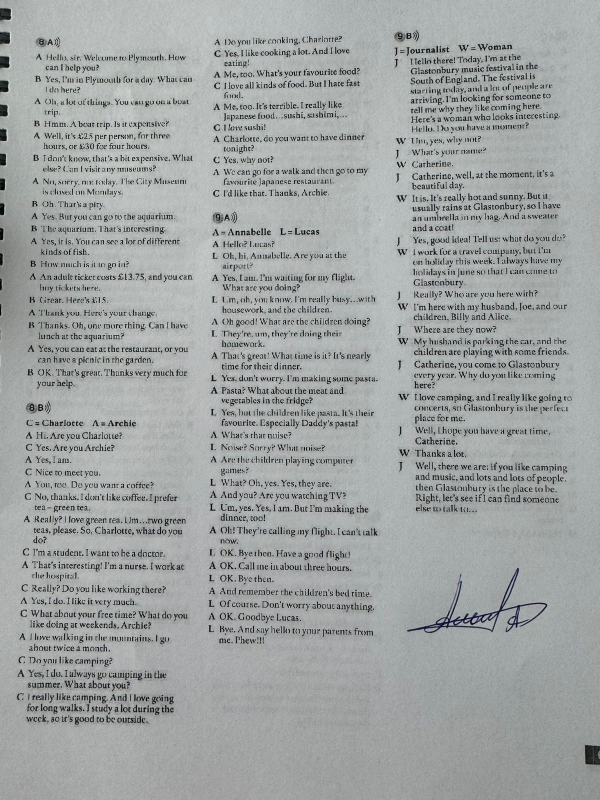
#> input picture task_5/signature_example.png, 1200 x 1600 px, found by its file name (shown at 1/2 size)
$ python detect_signature.py
#> lines starting #> are read from the running program, lines starting #| are printed output that depends on the picture; after the words box and inside, x2 and y2 are one past the last pixel; in counts of white or black regions, pixels touching at a corner belong together
import cv2
import os
import numpy as np

def detect_signature(image_path):
#> called with image_path = 'task_5/task_5/signature_example.png'
    image = cv2.imread(image_path)
#> image is the input picture: shape (1600, 1200, 3); mean B, G, R 163.8, 164.3, 160.5
    if image is None:
        print(f"Error: Unable to open image file: {image_path}")
        return []

    hsv_image = cv2.cvtColor(image, cv2.COLOR_BGR2HSV)
#> hsv_image: shape (1600, 1200, 3); mean H, S, V 83, 8.7, 164.6
    lower_blue = np.array([90, 50, 50])
    upper_blue = np.array([130, 255, 255])

    mask = cv2.inRange(hsv_image, lower_blue, upper_blue)
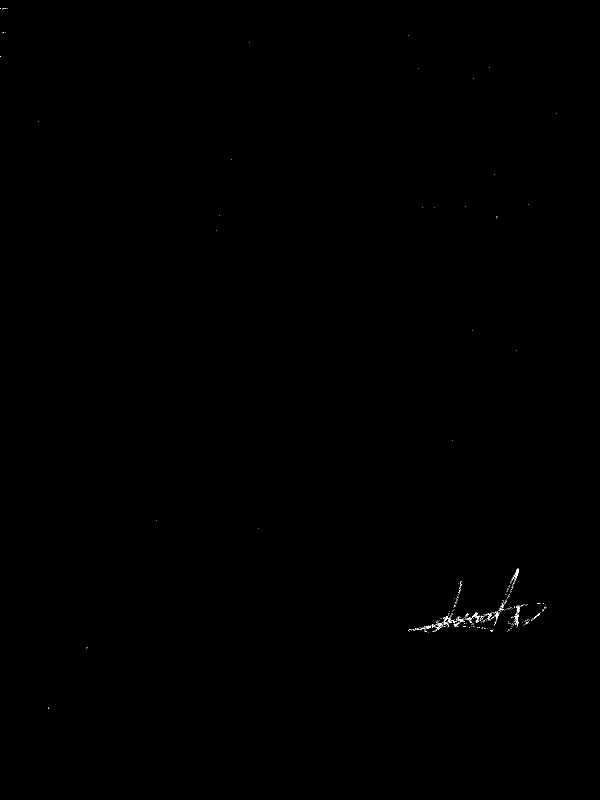
#> mask: shape (1600, 1200) (shown at 1/2 size); 0.07% white in thin lines or dots, all inside (x1, y1, x2, y2) = (0, 17, 1114, 1418)
    kernel = np.ones((5, 5), np.uint8)
    mask = cv2.morphologyEx(mask, cv2.MORPH_CLOSE, kernel)
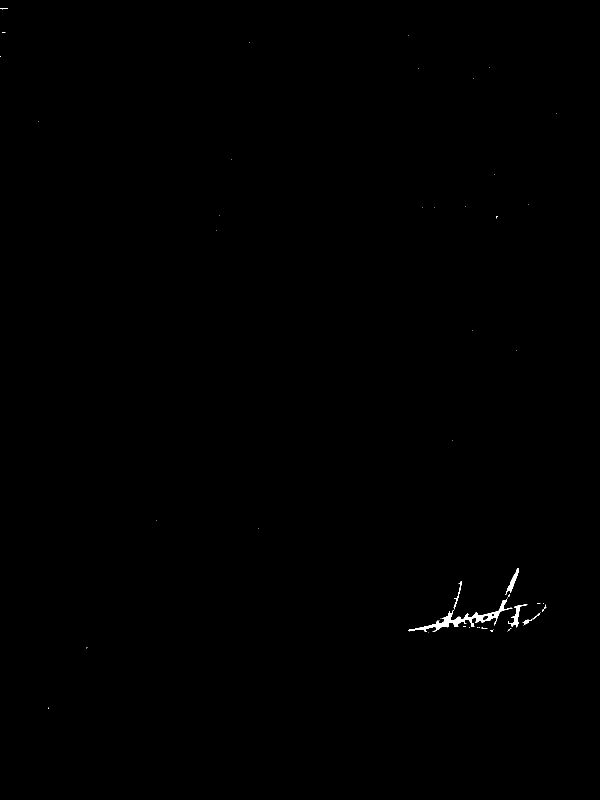
#> mask: shape (1600, 1200) (shown at 1/2 size); 0.17% white; 53 white regions (47 under 20 px)

    contours, _ = cv2.findContours(mask, cv2.RETR_EXTERNAL, cv2.CHAIN_APPROX_SIMPLE)
#> contours = 53 contours, 47 with area under 20; largest, box (x1, y1, x2, y2) and area: (816, 1198, 1025, 1264) 1776, (1010, 1136, 1038, 1189) 302, (1016, 1208, 1055, 1255) 292, (907, 1162, 923, 1219) 78, (1045, 1239, 1064, 1250) 55, (1065, 1226, 1080, 1239) 23

    signatures = []
    for contour in contours:
        x, y, w, h = cv2.boundingRect(contour)
        aspect_ratio = float(w) / h
        if 100 < w < 600 and 30 < h < 200 and 1 < aspect_ratio < 5:
            area = cv2.contourArea(contour)
            if area > 1000:
                signatures.append((x, y, w, h))
#> this loop made 53 passes
#> (x, y, w, h, aspect_ratio, area) on pass 25: (816, 1198, 209, 66, 3.17, 1775.5)
#> (x, y, w, h, aspect_ratio) on passes 3, 4, 5, 7, 9, 14: (856, 1264, 1, 1, 1), (1014, 1263, 1, 1, 1), (980, 1260, 6, 4, 1.5), (986, 1258, 1, 1, 1), (963, 1255, 12, 3, 4), (1046, 1250, 1, 1, 1)
#> after the loop, signatures = [(816, 1198, 209, 66)]

    return signatures

if __name__ == "__main__":
    image_path = os.path.abspath('task_5/signature_example.png')
    detected_signatures = detect_signature(image_path)
#> detected_signatures = [(816, 1198, 209, 66)]
    print(f"Detected {len(detected_signatures)} signature(s): {detected_signatures}")
#| Detected 1 signature(s): [(816, 1198, 209, 66)]
